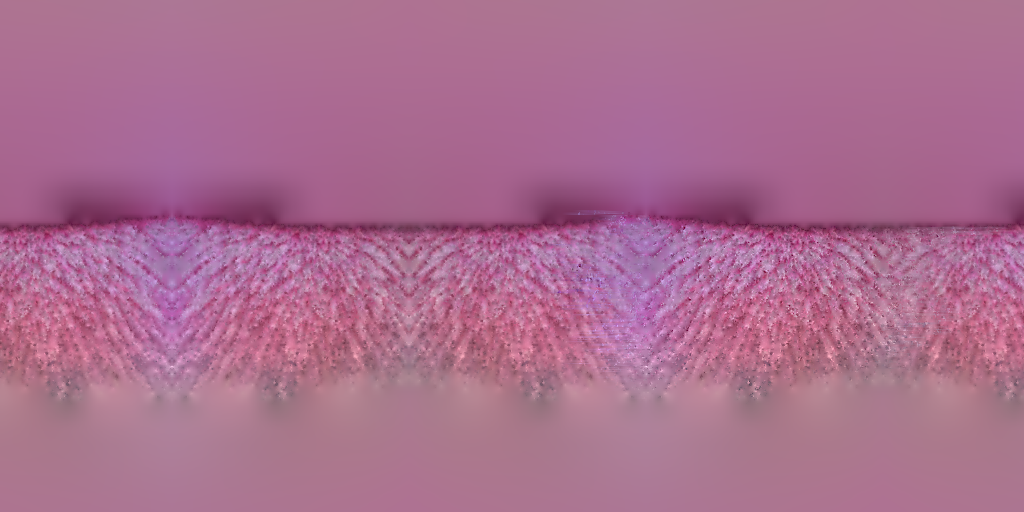
#> input picture qa/pilot05/full_reference_match/benny/work/f2/body.png, 1024 x 512 px, found by its file name
$ python fixband08.py ../../../../pilot05/full_reference_match/benny/work/f2/body.png
#> lines starting #> are read from the running program, lines starting #| are printed output that depends on the picture; after the words box and inside, x2 and y2 are one past the last pixel; in counts of white or black regions, pixels touching at a corner belong together
"""benny08 round 3: repair the dark band just below the beanie cuff in the 08 body map (benny-character-artist, 2026-11-17).
The body bake (bake08.py, and line B's benny05 bake before it) carries a darker strip at the top edge of the seen fur
(map rows ~195-235): the painted cuff's shadow / lower edge landed on the fur texels just under the game's cuff. Since
round 2 seats the beanie higher on 08 (hatOff), that strip shows as a muddy dark-magenta band the approved picture does not
have. This tool lifts those rows to the fur tone just below them (per-pixel gain from smoothed luminance: the knit-free
fur detail stays), and replaces the few whitish splash specks baked into the band with the local median fur colour.
Writes a NEW map (the round-2 body.png stays; benny05.ts picks body_r3.png only with round 3 on, `b08r3=0` = previous).
usage: python3 -I fixband08.py [--y0=190] [--y1=236] [--ref0=238] [--ref1=262] [--out=assets/textures/benny08/body_r3.png]"""
import sys, json
import numpy as np
from PIL import Image
from scipy.ndimage import gaussian_filter, median_filter

opt = dict(a[2:].split('=', 1) for a in sys.argv[1:] if a.startswith('--') and '=' in a)
y0, y1 = int(opt.get('y0', 190)), int(opt.get('y1', 236))
r0, r1 = int(opt.get('ref0', 238)), int(opt.get('ref1', 262))
src = opt.get('src', 'assets/textures/benny08/body.png')
out = opt.get('out', 'assets/textures/benny08/body_r3.png')
A = np.asarray(Image.open(src).convert('RGB'), float)
H, W = A.shape[:2]
#> H = 512; W = 1024
LUM = np.array([0.2126, 0.7152, 0.0722])
L = (A * LUM).sum(-1)
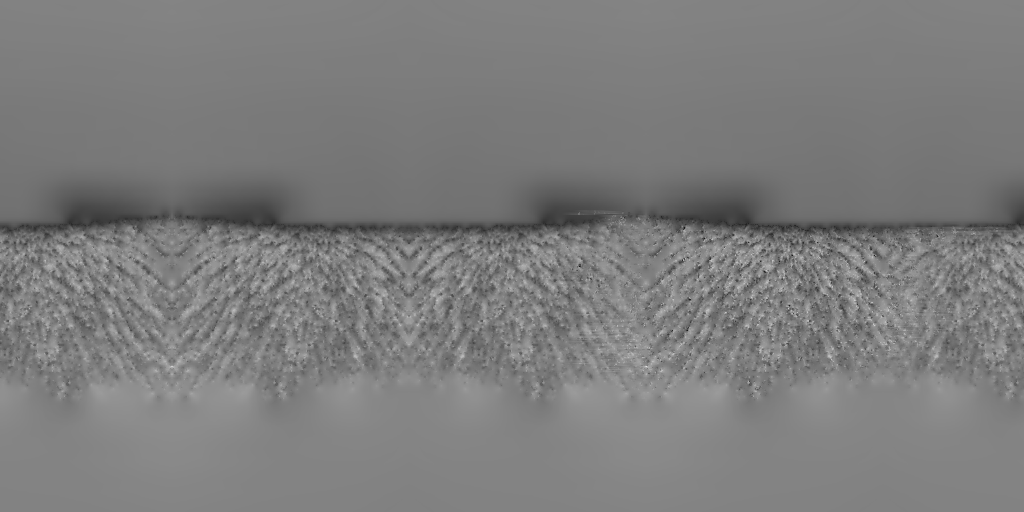
#> L: shape (512, 1024) float64; min 22.8, max 225.3, mean 125
# low-pass luminance (wraps around in u: the map is a cylinder)
Ls = gaussian_filter(L, (3, 10), mode=('nearest', 'wrap'))
T = gaussian_filter(L[r0:r1].mean(0), 10, mode='wrap')  # target tone per column: the fur just below the band
#> T = 1024 values, max 134.1 at index 132, min 120.5 at index 506, mean 127.5
y = np.arange(H)[:, None]
#> y = 512 values from 0 to 511
# weight: 1 inside [y0+8, y1-6], smooth ramps to 0 at y0 and y1 (no visible seam)
w = np.clip(np.minimum((y - y0) / 8.0, (y1 - y) / 6.0), 0, 1)
g = np.clip(T[None, :] / np.maximum(Ls, 1), 1.0, 1.7)
G = 1 + (g - 1) * w
B = np.clip(A * G[..., None], 0, 255)
if opt.get('mode', 'copy') == 'copy':
    # fur detail: the band rows take the fur rows just below them (shifted down by the band height), blended by w —
    # strands keep their downward direction; the lifted tone above stays as the low-pass base
    sh = y1 - y0 + 2
    idx = np.clip(np.arange(H) + sh, 0, H - 1)
#> idx = 512 values from 48 to 511
    Cp = A[idx]
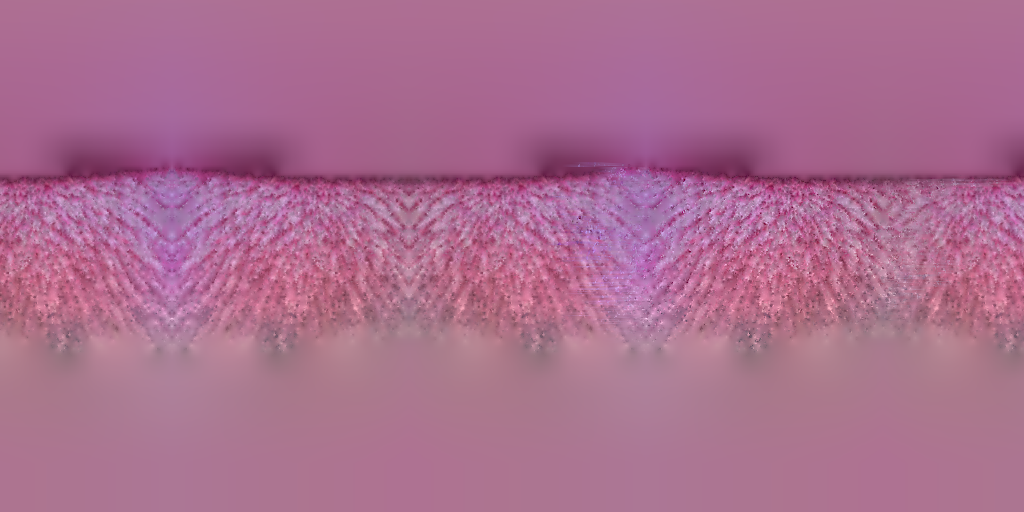
#> Cp: shape (512, 1024, 3) float64; mean R, G, B 171, 109.7, 144
    hp = Cp - np.stack([gaussian_filter(Cp[..., c], (3, 10), mode=('nearest', 'wrap')) for c in range(3)], -1)
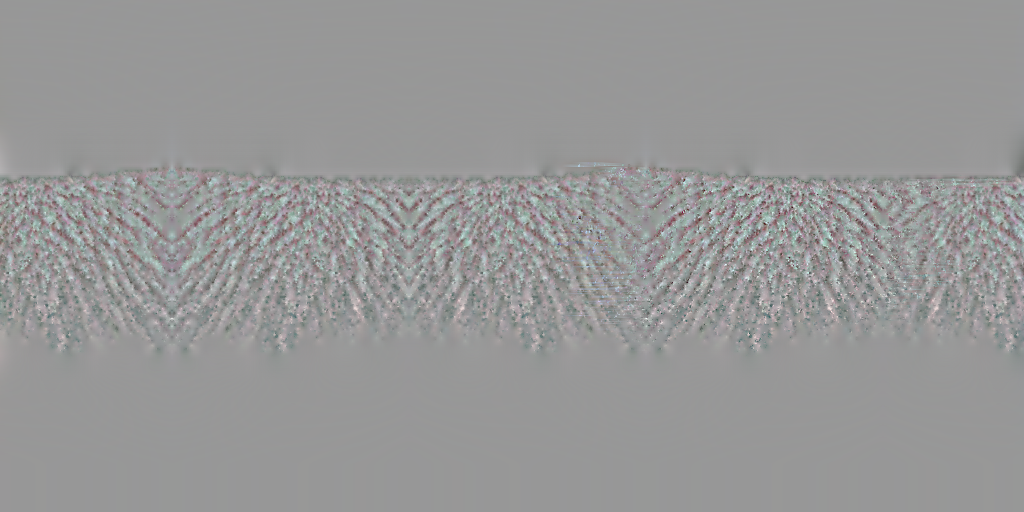
#> hp: shape (512, 1024, 3) float64; mean R, G, B 0, 0, 0; drawn with min black and max white
    lo = np.stack([gaussian_filter(B[..., c], (3, 10), mode=('nearest', 'wrap')) for c in range(3)], -1)
    B = np.clip(B * (1 - w[..., None]) + (lo + hp) * w[..., None], 0, 255)
# whitish splash specks inside the band (low saturation, bright) → local median fur colour
mx, mn = B.max(-1), B.min(-1)
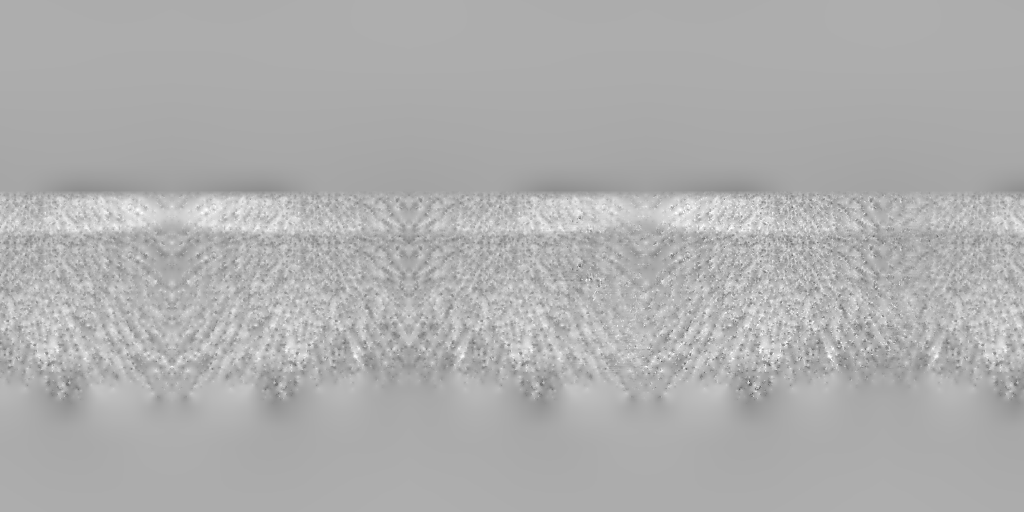
#> mx: shape (512, 1024) float64; min 83, max 255, mean 174.8
sat = (mx - mn) / np.maximum(mx, 1)
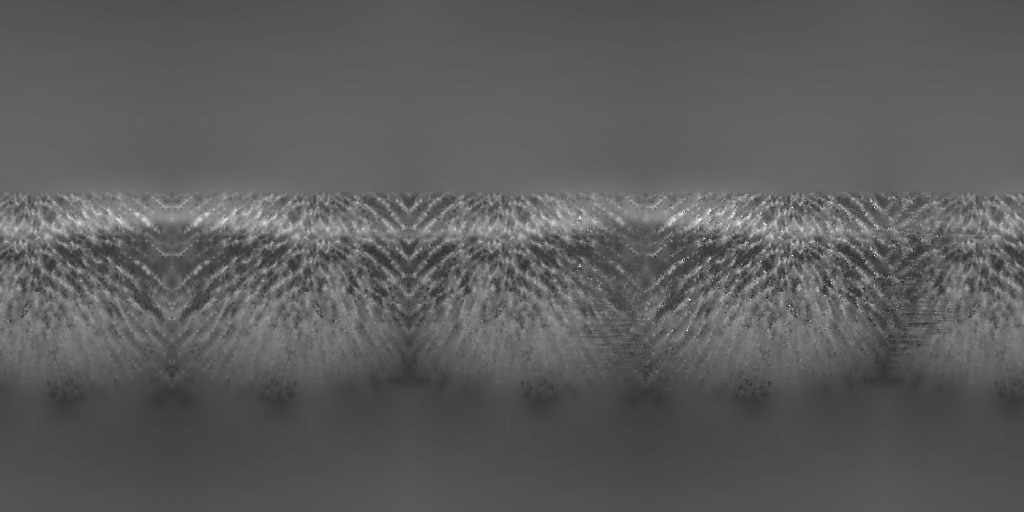
#> sat: shape (512, 1024) float64; min 0.148, max 1, mean 0.363
band = (y >= y0 - 10) & (y <= y1 + int(opt.get("speck_below", 10)))
speck = band & (sat < 0.30) & (mx > 150)
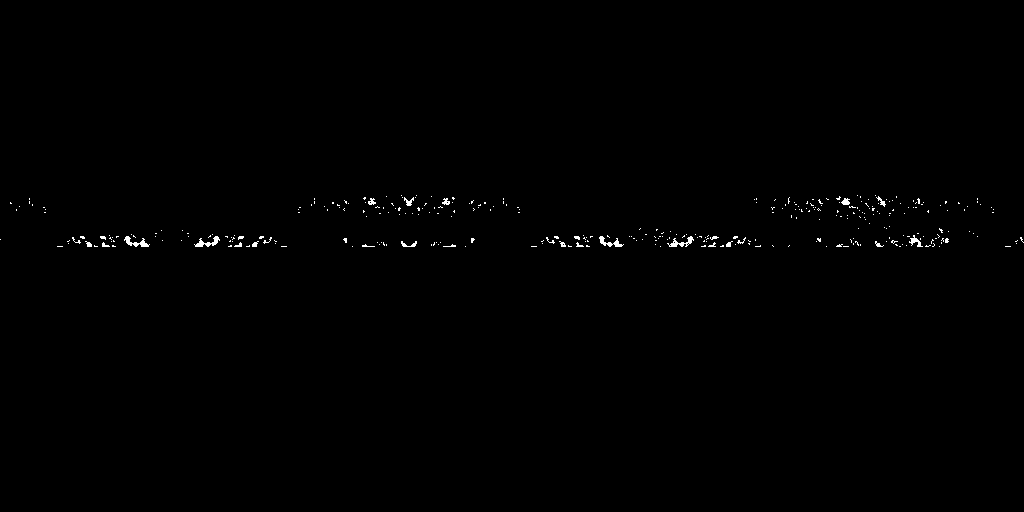
#> speck: shape (512, 1024) bool; 0.38% white in thin lines or dots, all inside (x1, y1, x2, y2) = (0, 195, 1024, 247)
speck = gaussian_filter(speck.astype(float), 1.0) > 0.15
#> speck: shape (512, 1024) bool; 0.81% white; 222 white regions (173 under 20 px), largest, box (x1, y1, x2, y2) and area: (667, 235, 695, 248) 196, (123, 235, 150, 248) 191, (194, 235, 221, 248) 191
med = np.stack([median_filter(B[..., c], size=9, mode='wrap') for c in range(3)], -1)
B[speck] = med[speck]
Image.fromarray(B.round().astype(np.uint8)).save(out)
L2 = (B * LUM).sum(-1)
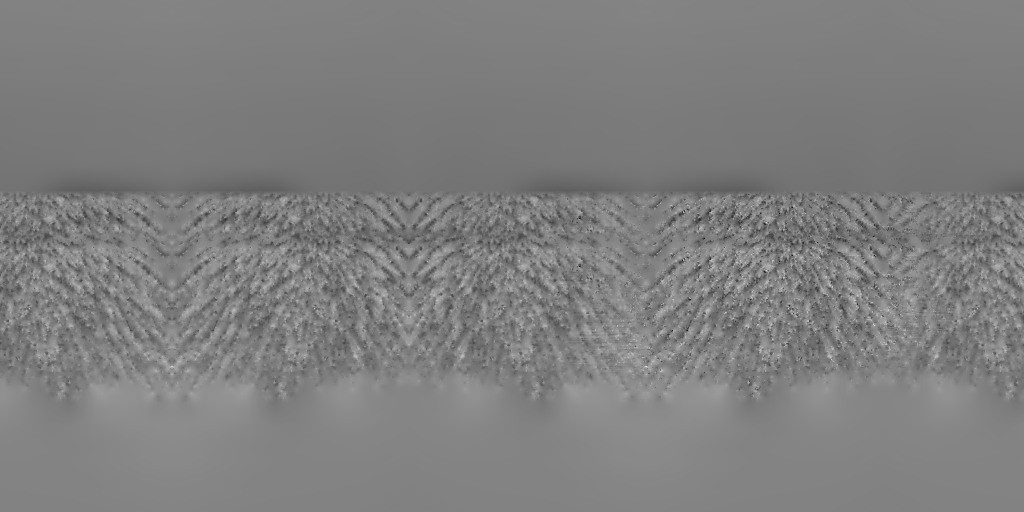
#> L2: shape (512, 1024) float64; min 22.8, max 225.3, mean 127.2
rep = dict(src=src, out=out, rows=[y0, y1], ref_rows=[r0, r1], specks=int(speck.sum()),
           band_lum_before=round(float(L[y0 + 8:y1 - 6].mean()), 1), band_lum_after=round(float(L2[y0 + 8:y1 - 6].mean()), 1),
           ref_lum=round(float(L[r0:r1].mean()), 1), changed_px=int((np.abs(B - A).max(-1) > 0.5).sum()))
#> rep = 9 items
print(json.dumps(rep))
#> (printed output is left out)
if 'report' in opt:
    json.dump(rep, open(opt['report'], 'w'), indent=1)

$ run again, with qa/pilot05/full_reference_match/benny/work/f2/armL.png copied over qa/pilot05/full_reference_match/benny/work/f2/body.png
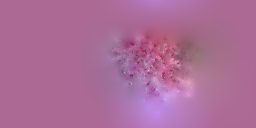
#> input picture qa/pilot05/full_reference_match/benny/work/f2/armL.png, 256 x 128 px, found by its file name
#> g: shape (128, 256) float64; every value is NaN or infinite
#> B: shape (128, 256, 3) float64; every value is NaN or infinite
#> `Cp = A[idx]`:
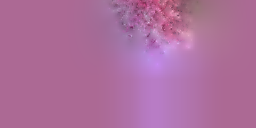
#> Cp: shape (128, 256, 3) float64; mean R, G, B 173.1, 110.1, 156.8
#> `hp = Cp - np.stack([gaussian_filter(Cp[..., c], (3, 10), mode=('neares..`:
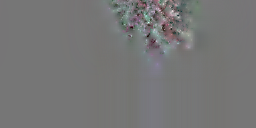
#> hp: shape (128, 256, 3) float64; mean R, G, B 0, 0, 0; drawn with min black and max white
#> mx: shape (128, 256) float64; every value is NaN or infinite
#> speck: shape (128, 256) bool; every value is 0
#> rep = 9 items
#> (printed output is left out)

$ run again, with qa/pilot05/full_reference_match/benny/work/f2/armR.png copied over qa/pilot05/full_reference_match/benny/work/f2/body.png
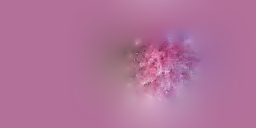
#> input picture qa/pilot05/full_reference_match/benny/work/f2/armR.png, 256 x 128 px, found by its file name
#> g: shape (128, 256) float64; every value is NaN or infinite
#> B: shape (128, 256, 3) float64; every value is NaN or infinite
#> `Cp = A[idx]`:
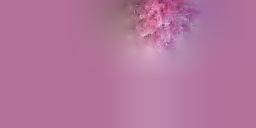
#> Cp: shape (128, 256, 3) float64; mean R, G, B 179.3, 116.9, 155.6
#> `hp = Cp - np.stack([gaussian_filter(Cp[..., c], (3, 10), mode=('neares..`:
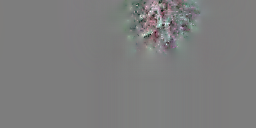
#> hp: shape (128, 256, 3) float64; mean R, G, B 0, 0, 0; drawn with min black and max white
#> mx: shape (128, 256) float64; every value is NaN or infinite
#> speck: shape (128, 256) bool; every value is 0
#> rep = 9 items
#> (printed output is left out)
